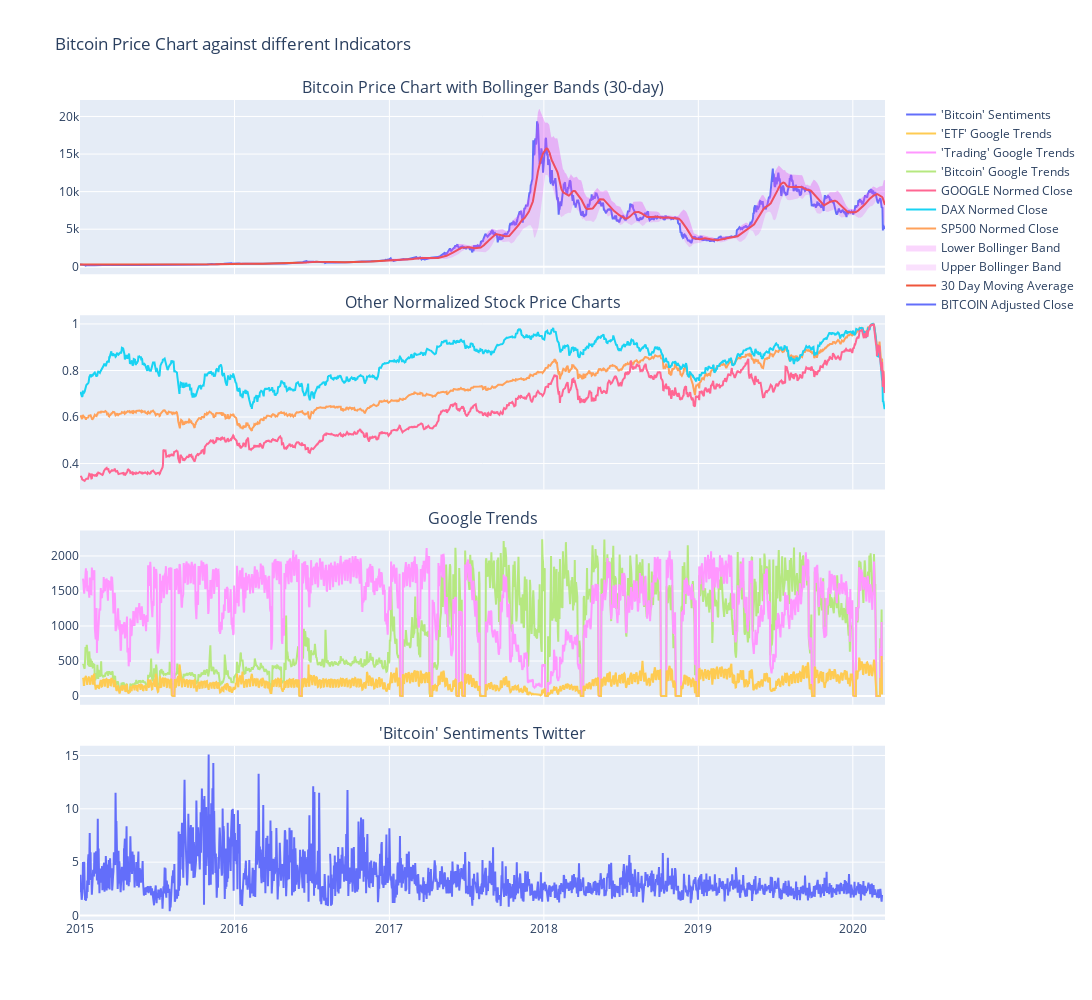

Notebook cell for this chart:
### Code cell
fig = make_subplots(
    rows=4, 
    cols=1, 
    shared_xaxes=True, 
    vertical_spacing=0.05,
    subplot_titles=("Bitcoin Price Chart with Bollinger Bands (30-day)", 
                    "Other Normalized Stock Price Charts", 
                    "Google Trends", 
                    "'Bitcoin' Sentiments Twitter")
)

#fig = go.Figure()

fig.add_trace(go.Scatter(x=bitcoin_hist['Date'], 
                         y=bitcoin_hist['Price'],
                         name="BITCOIN Adjusted Close"), row=1, col=1)

fig.add_trace(go.Scatter(x=bitcoin_hist['Date'], 
                         y=bitcoin_hist['30_day_ma'],
                         name="30 Day Moving Average"), row=1, col=1)

fig.add_trace(go.Scatter(x=bitcoin_hist['Date'], 
                         y=bitcoin_hist['boll_upp'],
                         fill='tonexty',
                         fillcolor='rgba(231,107,243,0.2)',
                         line=dict(color='rgba(255,255,255,0)'),
                         name="Upper Bollinger Band"), row=1, col=1)

fig.add_trace(go.Scatter(x=bitcoin_hist['Date'], 
                         y=bitcoin_hist['boll_low'],
                         fill='tonexty',
                         fillcolor='rgba(231,50,243,0.2)',
                         line=dict(color='rgba(255,255,255,0)'),
                         name="Lower Bollinger Band"), row=1, col=1)


fig.add_trace(go.Scatter(x=sp500_hist['Date'], 
                         y=sp500_hist['price_norm'],
                         name="SP500 Normed Close"), row=2, col=1)

fig.add_trace(go.Scatter(x=dax_hist['Date'], 
                         y=dax_hist['price_norm'],
                         name="DAX Normed Close"), row=2, col=1)


fig.add_trace(go.Scatter(x=googl_hist['Date'], 
                         y=googl_hist['price_norm'],
                         name="GOOGLE Normed Close"), row=2, col=1)


fig.add_trace(go.Scatter(x=trend_df.index,
                         y=trend_df["bitcoin"],
                         name="'Bitcoin' Google Trends"), row=3, col=1)

fig.add_trace(go.Scatter(x=trend_df.index,
                         y=trend_df["trading"],
                         name="'Trading' Google Trends"), row=3, col=1)

fig.add_trace(go.Scatter(x=trend_df.index,
                         y=trend_df["etf"],
                         name="'ETF' Google Trends"), row=3, col=1)

fig.add_trace(go.Scatter(x=sent_df["date"],
                         y=sent_df["quot"],
                         name="'Bitcoin' Sentiments"), row=4, col=1)


fig.update_layout(height=1000, width=1500, title_text="Bitcoin Price Chart against different Indicators")

fig.show()

### Figure 1 — Plotly figure (JSON) as saved in the notebook; plotly's stock layout.template omitted (floating-point values rounded to 4 significant figures; data arrays with more than 128 entries replaced by an {"elided": "..."} marker saying what was removed)
{"data": [{"name": "BITCOIN Adjusted Close", "type": "scatter", "x": {"elided": "1903 str values"}, "xaxis": "x", "y": {"elided": "1903 float values"}, "yaxis": "y"}, {"name": "30 Day Moving Average", "type": "scatter", "x": {"elided": "1903 str values"}, "xaxis": "x", "y": {"elided": "1903 float values"}, "yaxis": "y"}, {"fill": "tonexty", "fillcolor": "rgba(231,107,243,0.2)", "line": {"color": "rgba(255,255,255,0)"}, "name": "Upper Bollinger Band", "type": "scatter", "x": {"elided": "1903 str values"}, "xaxis": "x", "y": {"elided": "1903 float values"}, "yaxis": "y"}, {"fill": "tonexty", "fillcolor": "rgba(231,50,243,0.2)", "line": {"color": "rgba(255,255,255,0)"}, "name": "Lower Bollinger Band", "type": "scatter", "x": {"elided": "1903 str values"}, "xaxis": "x", "y": {"elided": "1903 float values"}, "yaxis": "y"}, {"name": "SP500 Normed Close", "type": "scatter", "x": {"elided": "1310 str values"}, "xaxis": "x2", "y": {"elided": "1310 float values"}, "yaxis": "y2"}, {"name": "DAX Normed Close", "type": "scatter", "x": {"elided": "1317 str values"}, "xaxis": "x2", "y": {"elided": "1317 float values"}, "yaxis": "y2"}, {"name": "GOOGLE Normed Close", "type": "scatter", "x": {"elided": "1311 str values"}, "xaxis": "x2", "y": {"elided": "1311 float values"}, "yaxis": "y2"}, {"name": "'Bitcoin' Google Trends", "type": "scatter", "x": {"elided": "1889 str values"}, "xaxis": "x3", "y": {"elided": "1889 int values"}, "yaxis": "y3"}, {"name": "'Trading' Google Trends", "type": "scatter", "x": {"elided": "1889 str values"}, "xaxis": "x3", "y": {"elided": "1889 int values"}, "yaxis": "y3"}, {"name": "'ETF' Google Trends", "type": "scatter", "x": {"elided": "1889 str values"}, "xaxis": "x3", "y": {"elided": "1889 int values"}, "yaxis": "y3"}, {"name": "'Bitcoin' Sentiments", "type": "scatter", "x": {"elided": "1895 str values"}, "xaxis": "x4", "y": {"elided": "1895 float values"}, "yaxis": "y4"}], "layout": {"annotations": [{"font": {"size": 16}, "showarrow": false, "text": "Bitcoin Price Chart with Bollinger Bands (30-day)", "x": 0.5, "xanchor": "center", "xref": "paper", "y": 1, "yanchor": "bottom", "yref": "paper"}, {"font": {"size": 16}, "showarrow": false, "text": "Other Normalized Stock Price Charts", "x": 0.5, "xanchor": "center", "xref": "paper", "y": 0.7375, "yanchor": "bottom", "yref": "paper"}, {"font": {"size": 16}, "showarrow": false, "text": "Google Trends", "x": 0.5, "xanchor": "center", "xref": "paper", "y": 0.475, "yanchor": "bottom", "yref": "paper"}, {"font": {"size": 16}, "showarrow": false, "text": "'Bitcoin' Sentiments Twitter", "x": 0.5, "xanchor": "center", "xref": "paper", "y": 0.2125, "yanchor": "bottom", "yref": "paper"}], "height": 1000, "title": {"text": "Bitcoin Price Chart against different Indicators"}, "width": 1500, "xaxis": {"anchor": "y", "autorange": true, "domain": [0, 1], "matches": "x4", "range": ["2015-01-01", "2020-03-17"], "showticklabels": false, "type": "date"}, "xaxis2": {"anchor": "y2", "autorange": true, "domain": [0, 1], "matches": "x4", "range": ["2015-01-01", "2020-03-17"], "showticklabels": false, "type": "date"}, "xaxis3": {"anchor": "y3", "autorange": true, "domain": [0, 1], "matches": "x4", "range": ["2015-01-01", "2020-03-17"], "showticklabels": false, "type": "date"}, "xaxis4": {"anchor": "y4", "autorange": true, "domain": [0, 1], "range": ["2015-01-01", "2020-03-17"], "type": "date"}, "yaxis": {"anchor": "x", "autorange": true, "domain": [0.7875, 1], "range": [-994.5, 22190.0], "type": "linear"}, "yaxis2": {"anchor": "x2", "autorange": true, "domain": [0.525, 0.7375], "range": [0.2885, 1.037], "type": "linear"}, "yaxis3": {"anchor": "x3", "autorange": true, "domain": [0.2625, 0.475], "range": [-124.4, 2363.0], "type": "linear"}, "yaxis4": {"anchor": "x4", "autorange": true, "domain": [0, 0.2125], "range": [-0.4227, 15.91], "type": "linear"}}}
